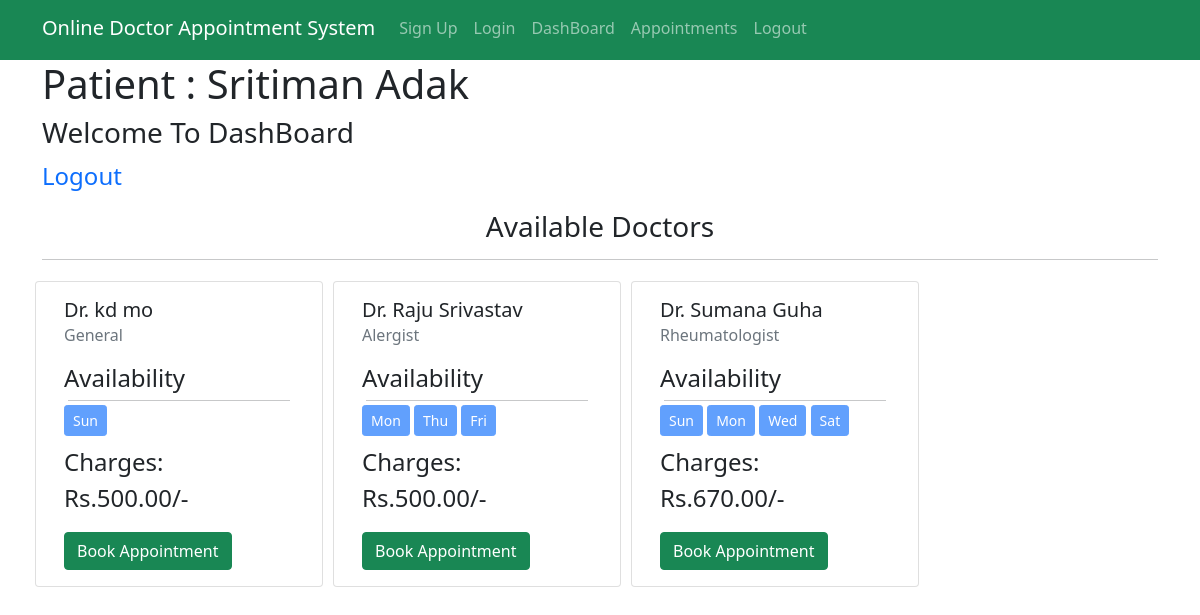
Page /dashboard/patient/ (signed in) on the earlier database version.
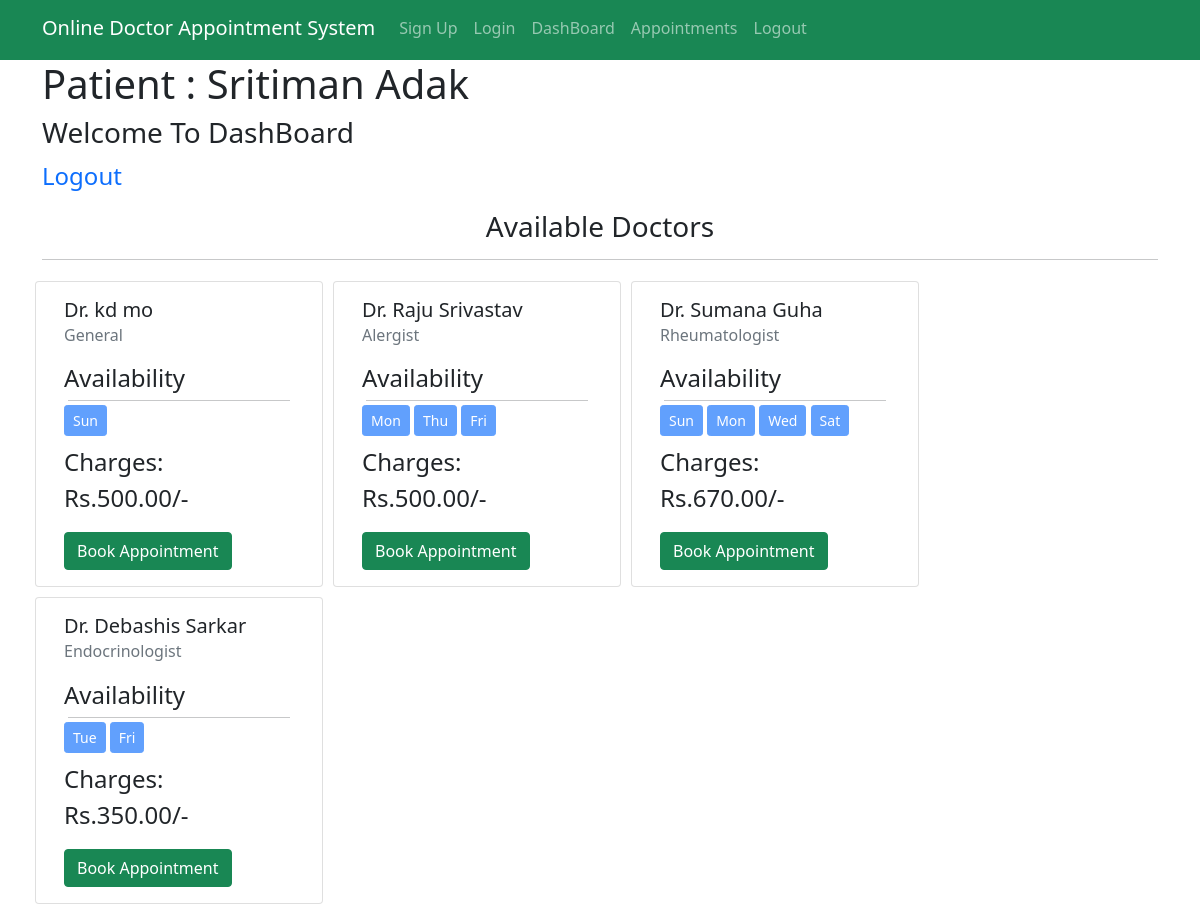
Same page on the later database version.
### accounts/models.py (models this page shows)
class Doctor(User):
    CHOICES = [
        ('Male','Male'),
        ('Female','Female'),
        ('Others','Others'),
    ]
    SPECIALITIES= [
        ('Podiatrist','Podiatrist'),
        ('General','General'),
        ('Pediatrician','Pediatrician'),
        ('Endocrinologist','Endocrinologist'),
        ('NeuroLogist','Neurologist'),
        ('Rheumatologist','Rheumatologist'),
        ('Alergist','Allergist'),
        ('Psychiatrist','Psychiatrist'),
    ]
    gender = models.CharField(null = False, max_length=8, choices=CHOICES)
    contact = models.CharField(max_length=12)
    dob = models.DateField()
    speciality = models.CharField(null=False, choices = SPECIALITIES, max_length=20)
    bio = models.TextField(null=True, max_length=800, blank=True)
    yoe = models.IntegerField()
    charge = models.DecimalField(decimal_places=2,max_digits=7, max_length = 10)
    paypal = models.EmailField(max_length=70, null = True, blank = True)
    sun_start = models.TimeField(null=True, blank=True)
    sun_end = models.TimeField(null = True, blank=True)
    mon_start = models.TimeField(null = True, blank=True)
    mon_end = models.TimeField(null = True, blank=True)
    tue_start = models.TimeField(null = True, blank=True)
    tue_end = models.TimeField(null = True, blank=True)
    wed_start = models.TimeField(null = True, blank=True)
    wed_end = models.TimeField(null = True, blank=True)
    thu_start = models.TimeField(null = True, blank=True)
    thu_end = models.TimeField(null = True, blank=True)
    fri_start = models.TimeField(null = True, blank=True)
    fri_end = models.TimeField(null = True, blank=True)
    sat_start = models.TimeField(null = True, blank=True)
    sat_end = models.TimeField(null = True, blank=True)

### mainapp/views.py (the view)
# urls.py: path('dashboard/patient/',views.PatientDashboard.as_view(), name="pd"),
class PatientDashboard(View):
    def get(self, request):
        if request.user.is_authenticated:
            if isDoctor(request.user):
                return redirect('/dashboard/doctor/')
            patient = Patient.objects.get(pk = request.user.id)
            doctors = Doctor.objects.all()
            context = {
                "patient" : patient,
                "doctors": doctors,
            }
            return render(request, "patient/patient-dashboard.html", context=context)
        return redirect('/accounts/login/patient/')

### accounts/views.py (called while the page is built)
def isDoctor(user):
    try:
        Doctor.objects.get(pk = user.id)
        return True
    except Exception as exe:
        return False

### templates/patient/patient-dashboard.html (shortened to what this page needs)
{% extends "patient/base.html" %}
{% block content %}
<div class="container">
  <h1>
  Patient : {{patient.first_name}} {{patient.last_name}}
  </h1>
  <h3>Welcome To DashBoard</h3>
  <p><a href="{% url 'logout_p' %}">Logout</a></p>
  <h3 class = "text-center">Available Doctors</h3>
  <hr>
  <div class="row">
    {% for doctor in doctors %}
    <div class="card" style="width: 18rem; margin:5px;">
      <div class="card-body">
        <h5 class="card-title">Dr. {{doctor.first_name}} {{doctor.last_name}}</h5>
        <h6 class="card-subtitle mb-2 text-muted">{{doctor.speciality}}</h6>
        <p style="margin-top: 15px; margin-bottom:0px; padding:0px;">Availability</p>
        <hr style=" margin:4px; padding:0px;">
        <div style="justify-content: center; align-items:center;">
          {% if doctor.sun_start %}
          <button disabled class="btn btn-primary btn-sm">Sun</button>
          {% endif %}
          {% if doctor.mon_start %}
          <button disabled class="btn btn-primary btn-sm">Mon</button>
          {% endif %}
          {% if doctor.tue_start %}
          <button disabled class="btn btn-primary btn-sm">Tue</button>
          {% endif %}
          {% if doctor.wed_start %}
          <button disabled class="btn btn-primary btn-sm">Wed</button>
          {% endif %}
          {% if doctor.thu_start %}
          <button disabled class="btn btn-primary btn-sm">Thu</button>
          {% endif %}
          {% if doctor.fri_start %}
          <button disabled class="btn btn-primary btn-sm">Fri</button>
          {% endif %}
          {% if doctor.sat_start %}
          <button disabled class="btn btn-primary btn-sm">Sat</button>
          {% endif %}
        </div>
        <p class="mt-2">Charges: Rs.{{doctor.charge}}/-</p>
          <button type="button" class="btn btn-success" data-bs-toggle="modal" data-bs-target="#payment-for-{{doctor.id}}">
            Book Appointment
          </button>
      </div>
    </div>
    {% endfor %}
  </div>
</div>
{% endblock %}

Differences in the rows shown:
added Doctor: first_name "Debashis", last_name "Sarkar", speciality "Endocrinologist", tue_start "Tue", fri_start "Fri", charge "350.00"
